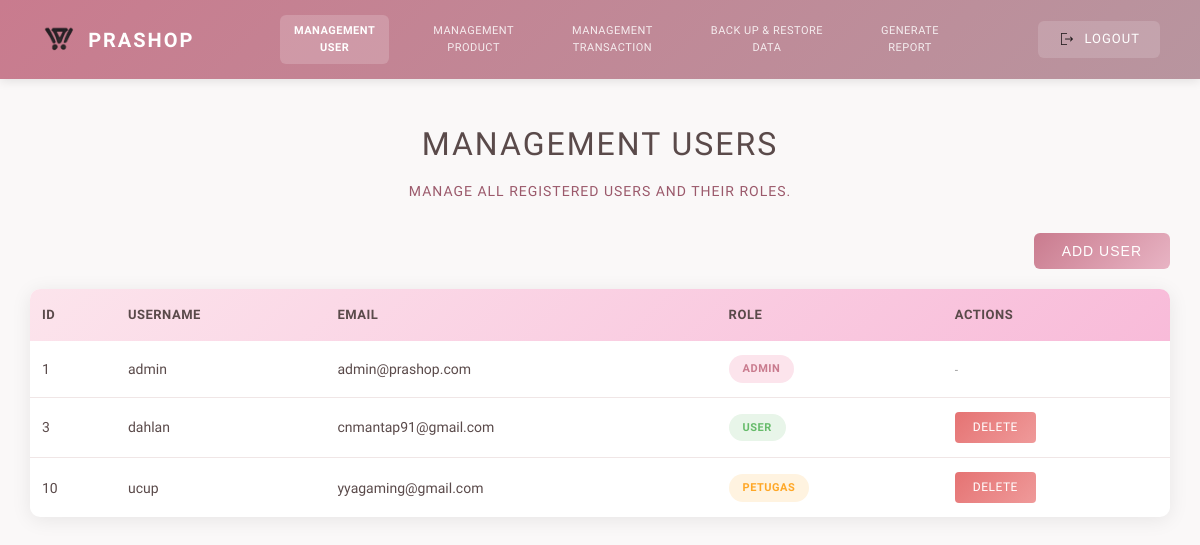
The app's page /admin/management_users.php (signed in) with its own data.
### tables this page shows
CREATE TABLE `users` (
  `id` int(11) NOT NULL AUTO_INCREMENT,
  `username` varchar(50) NOT NULL,
  `password` varchar(255) NOT NULL,
  `email` varchar(100) DEFAULT NULL,
  `address` text DEFAULT NULL,
  `phone` varchar(20) DEFAULT NULL,
  `role` enum('admin','petugas','user') DEFAULT 'user',
  PRIMARY KEY (`id`),
  UNIQUE KEY `username` (`username`)
);

### admin/management_users.php (the view, shortened to what this page needs)
<?php
$host = "localhost";
$db_user = "root";
$db_pass = "";
$db_name = "prashop_db";
$conn = new mysqli($host, $db_user, $db_pass, $db_name);
$result = $conn->query("SELECT * FROM users ORDER BY id ASC");
$users = [];
if ($result->num_rows > 0) {
    while($row = $result->fetch_assoc()) {
        $users[] = $row;
    }
}
?>
<!DOCTYPE html>
<html lang="id">
<head>
    <link rel="stylesheet" href="../style.css">
    <link rel="stylesheet" href="https://cdnjs.cloudflare.com/ajax/libs/font-awesome/6.0.0/css/all.min.css">
</head>
<body class="home-body">
    <nav class="navbar">
        <div class="nav-logo">
            <img src="../asset/logo.png" alt="Prashop Logo" class="logo-img">
            <span class="logo-text">PRASHOP</span>
        </div>
        <div class="nav-links">
            <a href="management_users.php" class="active">
                MANAGEMENT<br>USER
            </a>
          <a href="management_product.php">
                MANAGEMENT<br>PRODUCT
            </a>
          <a href="management_transaction.php">
                MANAGEMENT<br>TRANSACTION
            </a>
            <a href="backup_restore.php">
                BACK UP & RESTORE<br>DATA
            </a>
            <a href="generate_report.php">
                GENERATE<br>REPORT
            </a>
        </div>
        <div class="nav-auth">
            <a href="../user/logout.php" class="logout-link">
                <img src="../asset/logo2.png" alt="Logout" class="logout-icon"> LOGOUT
            </a>
        </div>
    </nav>
    <main class="content-container">
        <h1 class="page-title">MANAGEMENT USERS</h1>
        <p class="page-subtitle">Manage all registered users and their roles.</p>
        <div class="management-actions">
            <button class="btn-add-petugas" onclick="openModal()">Add User</button>
        </div>
        <div class="users-table-container">
            <table class="users-table">
                <thead>
                    <tr>
                        <th>ID</th>
                        <th>Username</th>
                        <th>Email</th>
                        <th>Role</th>
                        <th>Actions</th>
                    </tr>
                </thead>
                <tbody>
                    <?php foreach ($users as $user): ?>
                    <tr>
                        <td><?php echo $user['id']; ?></td>
                        <td><?php echo htmlspecialchars($user['username']); ?></td>
                        <td><?php echo htmlspecialchars($user['email']); ?></td>
                        <td>
                            <span class="role-badge <?php echo $user['role']; ?>">
                                <?php echo ucfirst($user['role']); ?>
                            </span>
                        </td>
                        <td>
                            <?php if ($user['username'] !== $_SESSION['user']): ?>
                                <a href="management_users.php?delete_id=<?php echo $user['id']; ?>"
                                   class="btn-delete"
                                   onclick="return confirm('Yakin ingin menghapus user ini?')">
                                    Delete
                                </a>
                            <?php else: ?>
                                <span style="color: #999; font-size: 12px;">-</span>
                            <?php endif; ?>
                        </td>
                    </tr>
                    <?php endforeach; ?>
                </tbody>
            </table>
        </div>
    </main>
</body>
</html>

### style.css (style rules this page uses)
* { margin: 0; padding: 0; box-sizing: border-box; }
body, html { height: 100%; font-family: 'IM FELL French Canon SC', 'Georgia', serif; }
body.home-body { background-color: #faf8f8; color: #5a4a4a; line-height: 1.6; }
.navbar { background: linear-gradient(135deg, #c97b8e 0%, #b8959f 100%); padding: 15px 40px; display: flex; justify-content: space-between; align-items: center; box-shadow: 0 2px 10px rgba(0, 0, 0, 0.1); position: sticky; top: 0; z-index: 100; }
.nav-logo { display: flex; align-items: center; gap: 10px; }
.logo-img { height: 35px; width: auto; }
.logo-text { color: white; font-size: 20px; font-weight: bold; letter-spacing: 2px; }
.nav-links { display: flex; gap: 30px; align-items: center; }
.nav-links a { color: rgba(255, 255, 255, 0.85); text-decoration: none; font-size: 11px; font-weight: 500; padding: 8px 14px; border-radius: 6px; transition: all 0.3s ease; background: transparent; text-align: center; line-height: 1.5; letter-spacing: 0.5px; text-transform: uppercase; }
.nav-links a.active { background: rgba(255, 255, 255, 0.18); color: white; font-weight: 600; }
.nav-auth { display: flex; align-items: center; }
.nav-auth .logout-link { display: flex; align-items: center; gap: 8px; color: white; text-decoration: none; font-size: 13px; font-weight: 500; padding: 8px 20px; border-radius: 6px; transition: all 0.3s ease; background: rgba(255, 255, 255, 0.15); text-transform: uppercase; letter-spacing: 1px; }
.logout-icon { height: 18px; width: auto; }
.content-container { max-width: 1300px; margin: 40px auto; padding: 0 30px; }
.page-title { font-size: 32px; color: #5a4a4a; text-align: center; margin-bottom: 10px; letter-spacing: 2px; font-weight: normal; text-transform: uppercase; }
.page-subtitle { text-align: center; color: #9b596b; font-size: 14px; margin-bottom: 30px; text-transform: uppercase; letter-spacing: 1px; }
.management-actions { text-align: right; margin-bottom: 20px; }
.btn-add-petugas { background: linear-gradient(135deg, #c97b8e 0%, #e8b4c4 100%); color: white; padding: 10px 28px; border: none; border-radius: 6px; cursor: pointer; font-size: 14px; font-weight: 500; text-transform: uppercase; letter-spacing: 1px; transition: transform 0.2s, box-shadow 0.2s; }
.btn-delete { background: linear-gradient(135deg, #e57373 0%, #ef9a9a 100%); color: white; padding: 6px 18px; border: none; border-radius: 4px; text-decoration: none; font-size: 12px; display: inline-block; transition: transform 0.2s; text-transform: uppercase; letter-spacing: 0.5px; }
.users-table-container { background: white; border-radius: 10px; overflow: hidden; box-shadow: 0 3px 20px rgba(0, 0, 0, 0.08); }
.users-table { width: 100%; border-collapse: collapse; }
.users-table thead { background: linear-gradient(135deg, #fce4ec 0%, #f8bbd9 100%); }
.users-table th { padding: 16px 12px; text-align: left; font-weight: 600; color: #5a4a4a; font-size: 13px; text-transform: uppercase; letter-spacing: 0.5px; }
.users-table td { padding: 14px 12px; border-bottom: 1px solid #f0e6e6; font-size: 14px; }
.users-table tbody tr:last-child td { border-bottom: none; }
.role-badge { display: inline-block; padding: 5px 14px; border-radius: 20px; font-size: 11px; font-weight: 600; text-transform: uppercase; letter-spacing: 0.5px; }
.role-badge.admin { background: #fce4ec; color: #c97b8e; }
.role-badge.petugas { background: #fff3e0; color: #ffa726; }
.role-badge.user { background: #e8f5e9; color: #66bb6a; }
.nav-auth { display: flex; align-items: center; gap: 12px; }

### records on screen
users: id "1", username "admin", email "admin@prashop.com", role "ADMIN"
users: id "3", username "dahlan", email "cnmantap91@gmail.com", role "USER"
users: id "10", username "ucup", email "yyagaming@gmail.com", role "PETUGAS"
